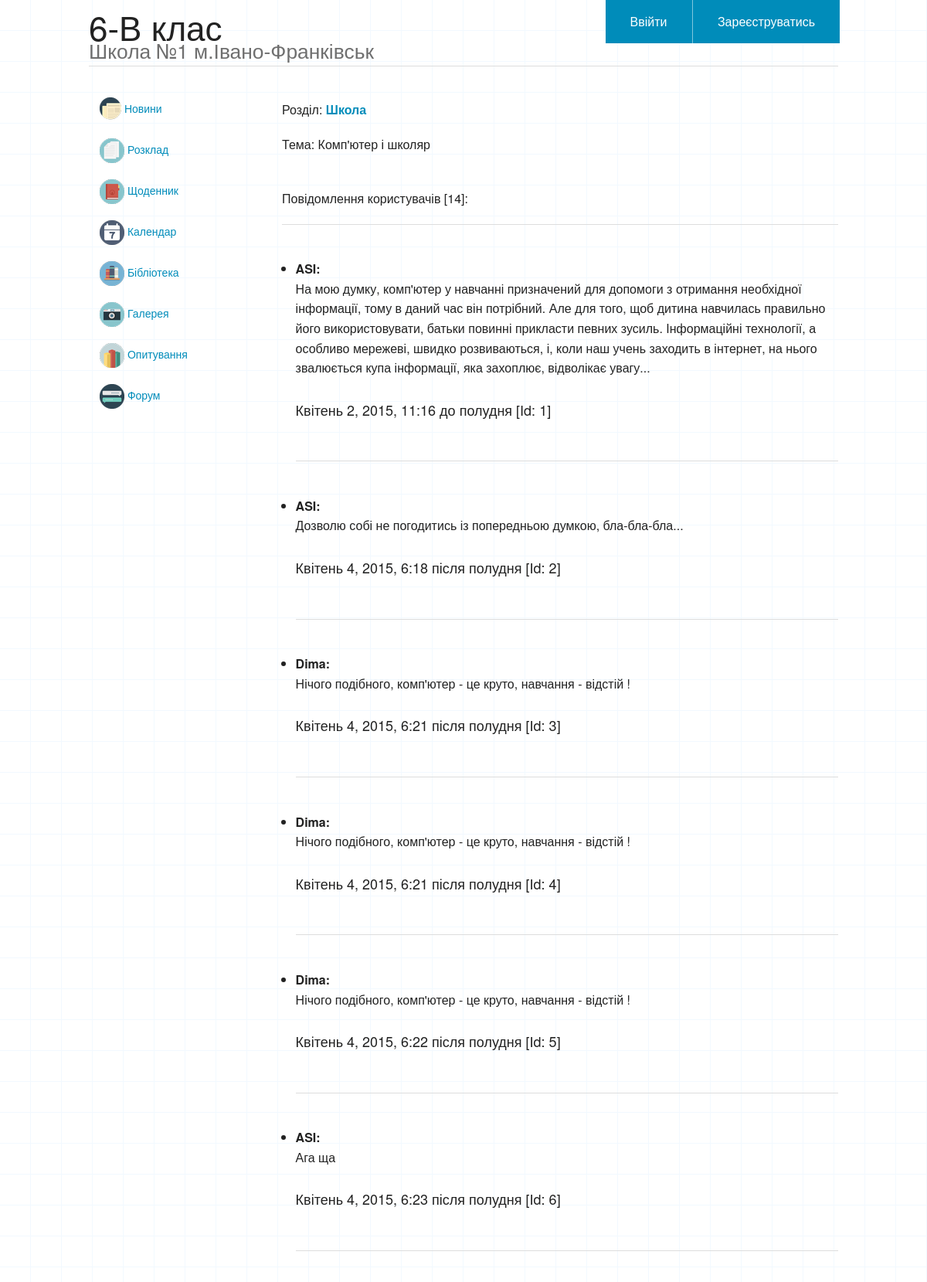
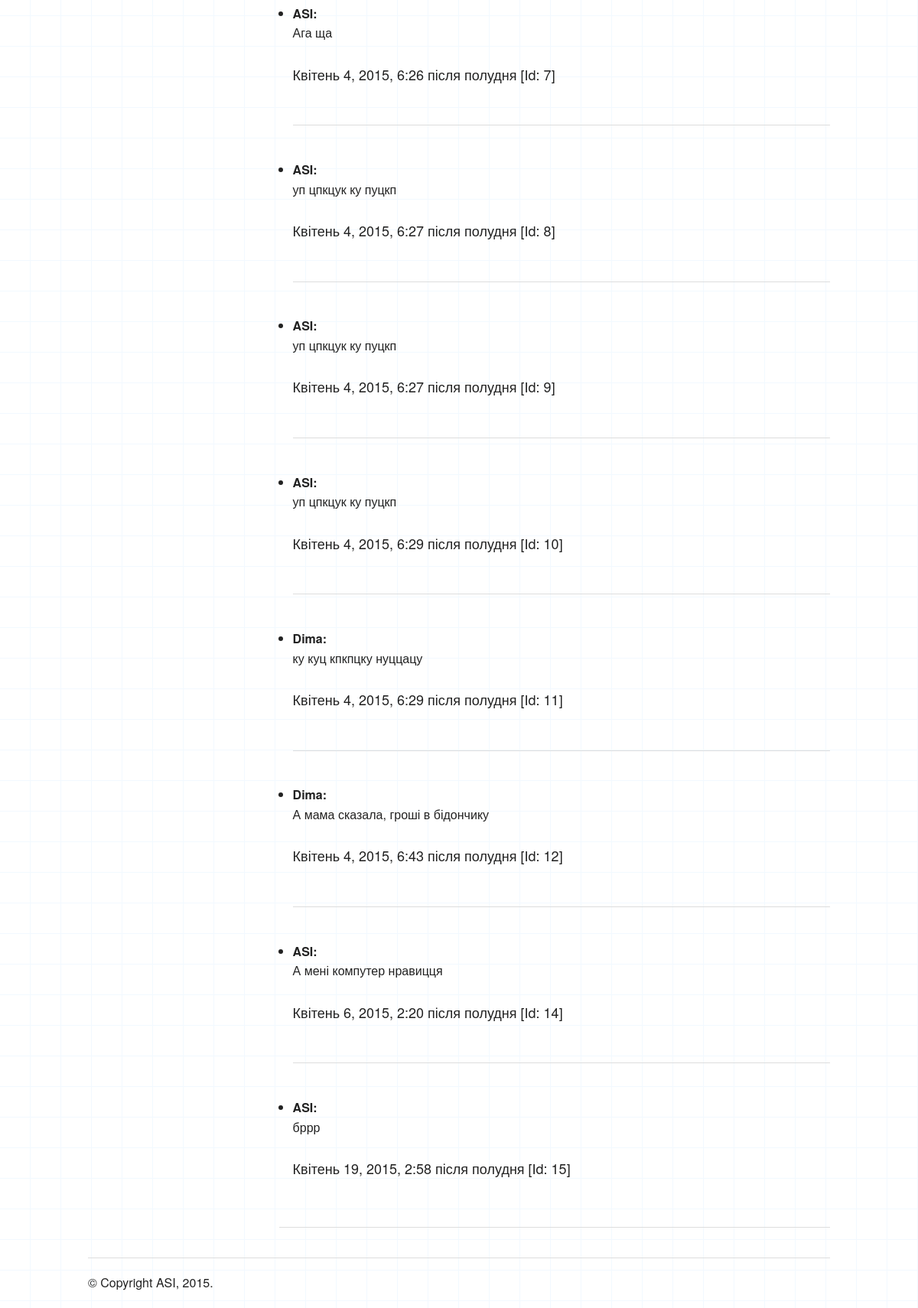
Page /forum/1/1/ on the committed database (2 pictures, top to bottom).
### forum/models.py (models this page shows, shortened)
class Section(models.Model):
    title = models.CharField(max_length=100, verbose_name="Розділ")
    description = models.CharField(max_length=200, verbose_name="Опис")
    order = models.IntegerField(verbose_name="Порядок")
    class Meta:
        ordering = ['order']

class Topic(models.Model):
    title = models.CharField(max_length=100, verbose_name="Тема")
    description = models.CharField(max_length=200, verbose_name="Опис")
    timestamp = models.DateTimeField(verbose_name="Час створення")
    author = models.CharField(max_length=40, verbose_name="Автор")
    section = models.ForeignKey(Section)
    class Meta:
        ordering = ['timestamp']

class Post(models.Model):
    body = models.TextField(max_length=600, verbose_name="Повідомлення")
    timestamp = models.DateTimeField(verbose_name="Час створення", blank=True, null=True)
    author = models.CharField(max_length=40, verbose_name="Автор")
    topic = models.ForeignKey(Topic)
    class Meta:
        ordering = ['timestamp']

### forum/views.py (the view)
# urls.py: url(r'^(?P<section_id>\d+)/(?P<topic_id>\d+)/$', views.posts),
def posts(request, section_id, topic_id):
    form = PostForm(request.POST or None)
    section = get_object_or_404(Section, pk=section_id)
    topic = get_object_or_404(Topic, pk=topic_id)
    posts = Post.objects.filter(topic=topic_id)
    context = {'section': section,
               'topic': topic,
               'posts': posts,
               'form': form}
    return render(request, 'forum/posts.html', context)

### forum/templates/forum/posts.html (shortened to what this page needs)
{% extends "base/base.html" %}
{% block content %}
<br>
<p> Розділ: <b> <a href="/forum/{{ section.id }}/"> {{ section.title }} </a> </b> </p>
<p> Тема: {{ topic.title }} </p>
<br>
<p> Повідомлення користувачів [{{ posts|length }}]:</p>
<hr>
{% if posts %}
	<ul>
	{% for post in posts %}
		<br>
		<li>
			<b>{{ post.author }}:</b>
			<br>
			{{ post.body }}
			<br>
			<br><h5>{{ post.timestamp }} [Id:  {{post.id}}] </h5>
			{% if not forloop.last %}
				<br><hr>
			{% endif %}
		</li>
	{% endfor %}
	</ul>
	<br>
	<hr>
{% endif %}
{% endblock %}

### base/static/base/css/main.css (style rules this page uses)
body { background: url(../images/bg2.gif) repeat; }

### rows in the picture
Section: title "Школа"
Topic: title "Комп'ютер і школяр"
Post: author "ASI", body "На мою думку, комп'ютер у навчанні призначений для допомоги з отримання необхідної інформації, тому в даний час він потрібний. Але для того, щоб дитина навчилась правильно його використовувати, батьки повинні прикласти певних зусиль. Інформаційні технології, а особливо мережеві, швидко розвиваються, і, коли наш учень заходить в інтернет, на нього звалюється купа інформації, яка захоплює, відволікає увагу...", timestamp "Квітень 2, 2015, 11:16 до полудня", id "1"
Post: author "ASI", body "Дозволю собі не погодитись із попередньою думкою, бла-бла-бла...", timestamp "Квітень 4, 2015, 6:18 після полудня", id "2"
Post: author "Dima", body "Нічого подібного, комп'ютер - це круто, навчання - відстій !", timestamp "Квітень 4, 2015, 6:21 після полудня", id "3"
Post: author "Dima", body "Нічого подібного, комп'ютер - це круто, навчання - відстій !", timestamp "Квітень 4, 2015, 6:21 після полудня", id "4"
Post: author "Dima", body "Нічого подібного, комп'ютер - це круто, навчання - відстій !", timestamp "Квітень 4, 2015, 6:22 після полудня", id "5"
Post: author "ASI", body "Ага ща", timestamp "Квітень 4, 2015, 6:23 після полудня", id "6"
Post: author "ASI", body "Ага ща", timestamp "Квітень 4, 2015, 6:26 після полудня", id "7"
Post: author "ASI", body "уп цпкцук ку пуцкп", timestamp "Квітень 4, 2015, 6:27 після полудня", id "8"
Post: author "ASI", body "уп цпкцук ку пуцкп", timestamp "Квітень 4, 2015, 6:27 після полудня", id "9"
Post: author "ASI", body "уп цпкцук ку пуцкп", timestamp "Квітень 4, 2015, 6:29 після полудня", id "10"
Post: author "Dima", body "ку куц кпкпцку нуццацу", timestamp "Квітень 4, 2015, 6:29 після полудня", id "11"
Post: author "Dima", body "А мама сказала, гроші в бідончику", timestamp "Квітень 4, 2015, 6:43 після полудня", id "12"
Post: author "ASI", body "А мені компутер нравицця", timestamp "Квітень 6, 2015, 2:20 після полудня", id "14"
Post: author "ASI", body "бррр", timestamp "Квітень 19, 2015, 2:58 після полудня", id "15"

### other values in the picture
{{ posts|length }} "14"
